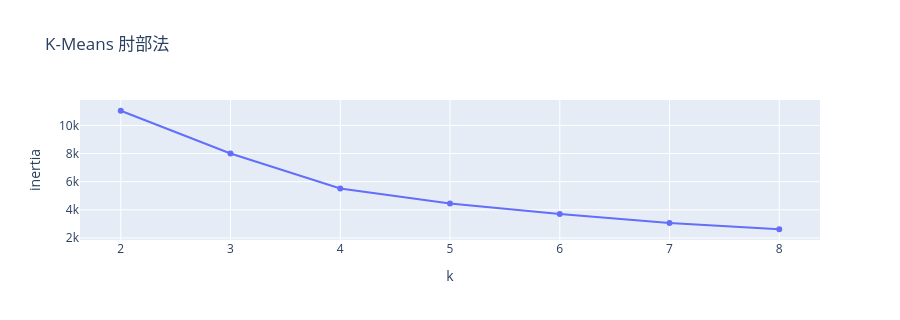

Here is the notebook cell this chart was saved with:
### Markdown cell above
## 4. K-Means 交叉验证 — 规则分群 vs 数据驱动

### Code cell
X = rfm[['recency', 'frequency', 'monetary']].copy()
X['monetary'] = np.log1p(X['monetary'])
X_scaled = StandardScaler().fit_transform(X)

inertias = []
for k in range(2, 9):
    km = KMeans(n_clusters=k, random_state=42, n_init=10).fit(X_scaled)
    inertias.append(km.inertia_)
fig = px.line(x=list(range(2, 9)), y=inertias, markers=True,
              title='K-Means 肘部法', labels={'x': 'k', 'y': 'inertia'})
fig.update_layout(height=320)
fig.show()

### Figure 1 — Plotly figure (JSON) as saved in the notebook; plotly's stock layout.template omitted (floating-point values rounded to 4 significant figures)
{"data": [{"hovertemplate": "k=%{x}<br>inertia=%{y}<extra></extra>", "legendgroup": "", "line": {"color": "#636efa", "dash": "solid"}, "marker": {"symbol": "circle"}, "mode": "lines+markers", "name": "", "orientation": "v", "showlegend": false, "type": "scatter", "x": [2, 3, 4, 5, 6, 7, 8], "xaxis": "x", "y": [11040.0, 8003.0, 5517.0, 4450.0, 3706.0, 3065.0, 2621.0], "yaxis": "y"}], "layout": {"height": 320, "legend": {"tracegroupgap": 0}, "title": {"text": "K-Means 肘部法"}, "xaxis": {"anchor": "y", "domain": [0.0, 1.0], "title": {"text": "k"}}, "yaxis": {"anchor": "x", "domain": [0.0, 1.0], "title": {"text": "inertia"}}}}
